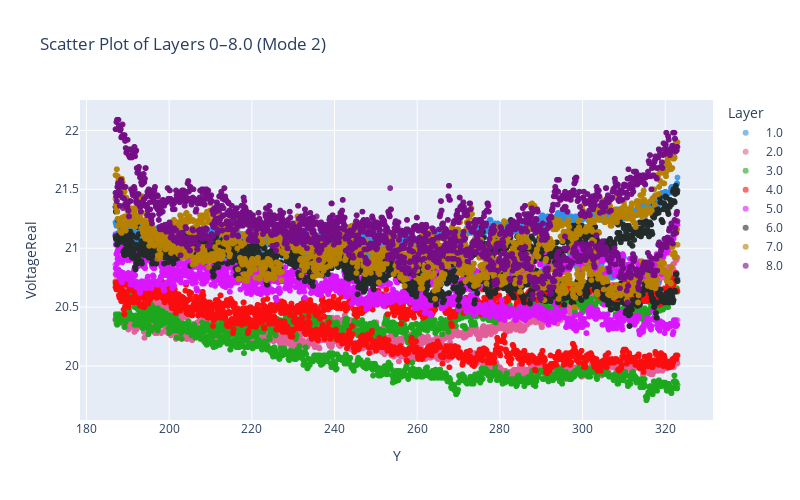

Write notebook code for a chart like this one.
### Markdown cell above
Now lets plot the observed voltage of time on each weld.

### Code cell
wt.plot2D_crossection(df_processed_yx,2,"Y","VoltageReal")

### Figure 1 — Plotly figure (JSON) as saved in the notebook; plotly's stock layout.template omitted (floating-point values rounded to 4 significant figures; data arrays with more than 128 entries replaced by an {"elided": "..."} marker saying what was removed)
{"data": [{"hovertemplate": "Layer=1.0<br>Y=%{x}<br>VoltageReal=%{y}<extra></extra>", "legendgroup": "1.0", "marker": {"color": "#2E91E5", "opacity": 0.6, "symbol": "circle"}, "mode": "markers", "name": "1.0", "showlegend": true, "type": "scattergl", "x": {"elided": "7556 float values"}, "xaxis": "x", "y": {"elided": "7556 float values"}, "yaxis": "y"}, {"hovertemplate": "Layer=2.0<br>Y=%{x}<br>VoltageReal=%{y}<extra></extra>", "legendgroup": "2.0", "marker": {"color": "#E15F99", "opacity": 0.6, "symbol": "circle"}, "mode": "markers", "name": "2.0", "showlegend": true, "type": "scattergl", "x": {"elided": "7556 float values"}, "xaxis": "x", "y": {"elided": "7556 float values"}, "yaxis": "y"}, {"hovertemplate": "Layer=3.0<br>Y=%{x}<br>VoltageReal=%{y}<extra></extra>", "legendgroup": "3.0", "marker": {"color": "#1CA71C", "opacity": 0.6, "symbol": "circle"}, "mode": "markers", "name": "3.0", "showlegend": true, "type": "scattergl", "x": {"elided": "7556 float values"}, "xaxis": "x", "y": {"elided": "7556 float values"}, "yaxis": "y"}, {"hovertemplate": "Layer=4.0<br>Y=%{x}<br>VoltageReal=%{y}<extra></extra>", "legendgroup": "4.0", "marker": {"color": "#FB0D0D", "opacity": 0.6, "symbol": "circle"}, "mode": "markers", "name": "4.0", "showlegend": true, "type": "scattergl", "x": {"elided": "7556 float values"}, "xaxis": "x", "y": {"elided": "7556 float values"}, "yaxis": "y"}, {"hovertemplate": "Layer=5.0<br>Y=%{x}<br>VoltageReal=%{y}<extra></extra>", "legendgroup": "5.0", "marker": {"color": "#DA16FF", "opacity": 0.6, "symbol": "circle"}, "mode": "markers", "name": "5.0", "showlegend": true, "type": "scattergl", "x": {"elided": "7556 float values"}, "xaxis": "x", "y": {"elided": "7556 float values"}, "yaxis": "y"}, {"hovertemplate": "Layer=6.0<br>Y=%{x}<br>VoltageReal=%{y}<extra></extra>", "legendgroup": "6.0", "marker": {"color": "#222A2A", "opacity": 0.6, "symbol": "circle"}, "mode": "markers", "name": "6.0", "showlegend": true, "type": "scattergl", "x": {"elided": "7556 float values"}, "xaxis": "x", "y": {"elided": "7556 float values"}, "yaxis": "y"}, {"hovertemplate": "Layer=7.0<br>Y=%{x}<br>VoltageReal=%{y}<extra></extra>", "legendgroup": "7.0", "marker": {"color": "#B68100", "opacity": 0.6, "symbol": "circle"}, "mode": "markers", "name": "7.0", "showlegend": true, "type": "scattergl", "x": {"elided": "7556 float values"}, "xaxis": "x", "y": {"elided": "7556 float values"}, "yaxis": "y"}, {"hovertemplate": "Layer=8.0<br>Y=%{x}<br>VoltageReal=%{y}<extra></extra>", "legendgroup": "8.0", "marker": {"color": "#750D86", "opacity": 0.6, "symbol": "circle"}, "mode": "markers", "name": "8.0", "showlegend": true, "type": "scattergl", "x": {"elided": "7556 float values"}, "xaxis": "x", "y": {"elided": "7556 float values"}, "yaxis": "y"}], "layout": {"height": 500, "legend": {"title": {"text": "Layer"}, "tracegroupgap": 0}, "title": {"text": "Scatter Plot of Layers 0–8.0 (Mode 2)"}, "width": 800, "xaxis": {"anchor": "y", "domain": [0, 1], "showgrid": true, "title": {"text": "Y"}}, "yaxis": {"anchor": "x", "domain": [0, 1], "showgrid": true, "title": {"text": "VoltageReal"}}}}
